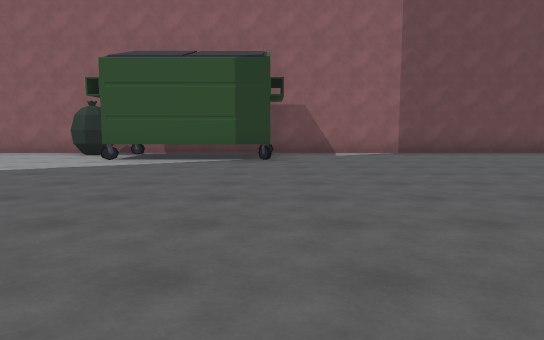
view 1 (above)

24 first-person views from a walk through a 3-D level made in the Unity game engine. The camera is 1.3 m above the floor, tilts 6° down and sees 70° across. The floor is counted in squares, 2 m on a side. Each view is taken from the middle of a square. On the plan, view 1 faces up. The plan holds only what a view shows up to about 11 squares ahead; the rest is blank. The place goes on beyond the plan. The player character is not drawn. Some animated figures are left out. Some surface patterns are stand-ins.

view 2
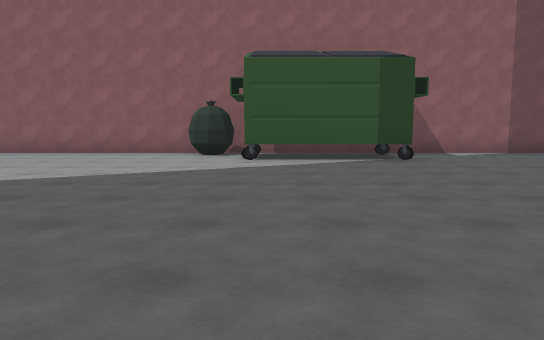

view 3
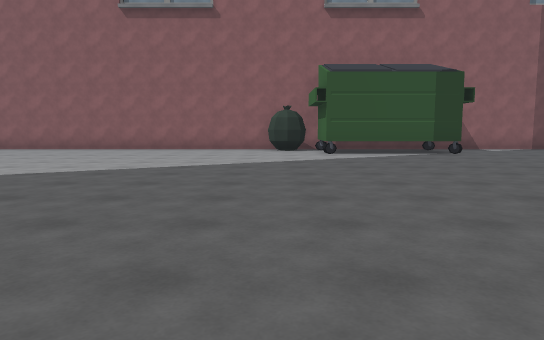

view 4
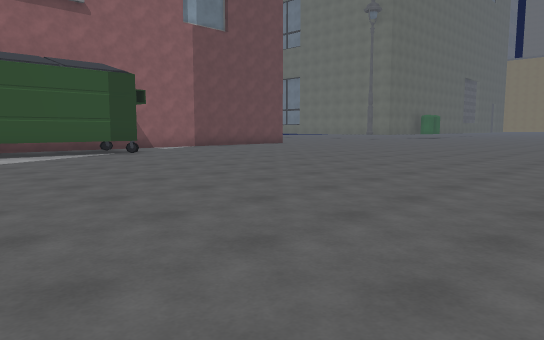

view 5
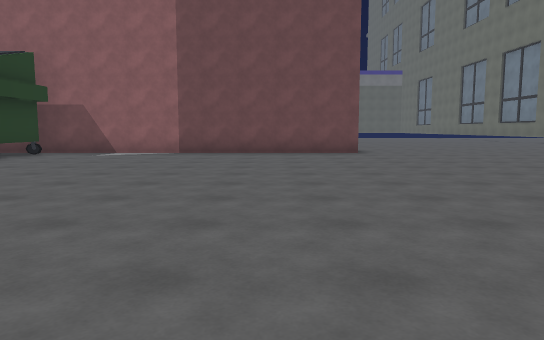

view 6
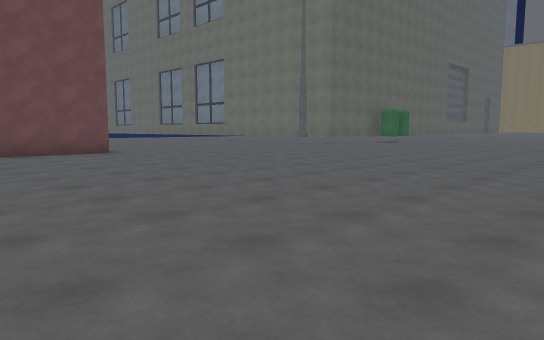

view 7
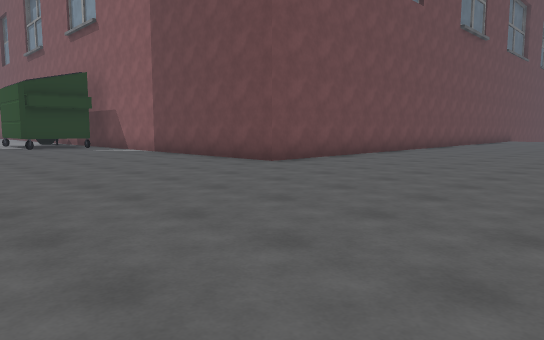

view 8
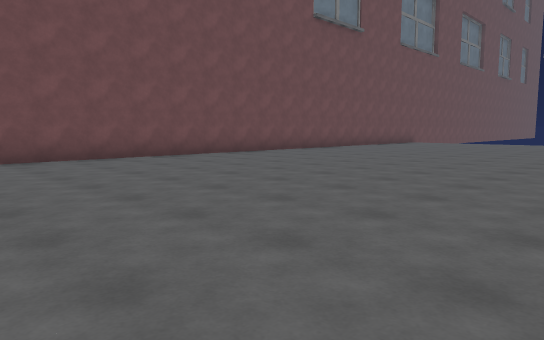

view 9
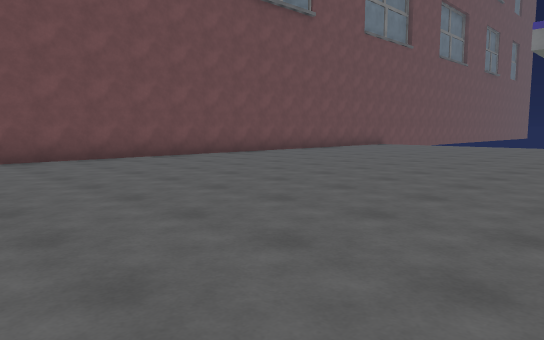

view 10
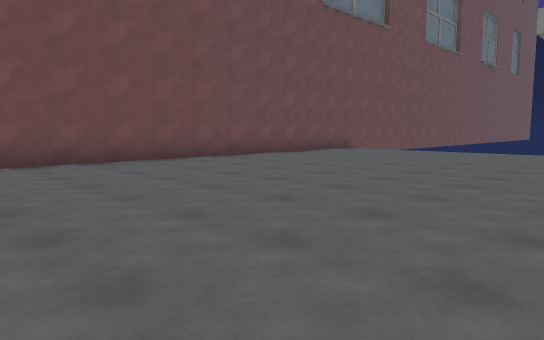

view 11
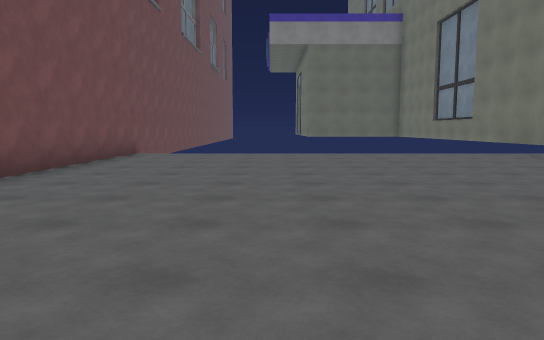

view 12
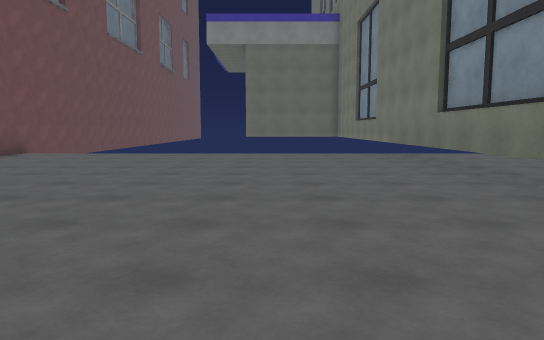

view 13
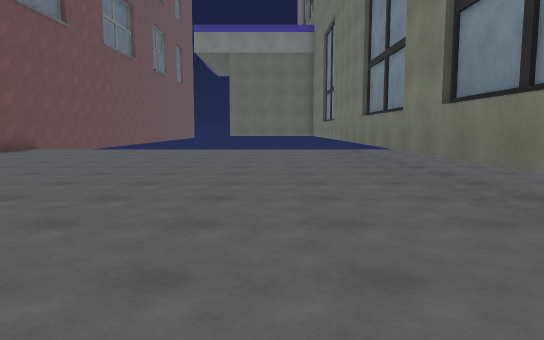

view 14
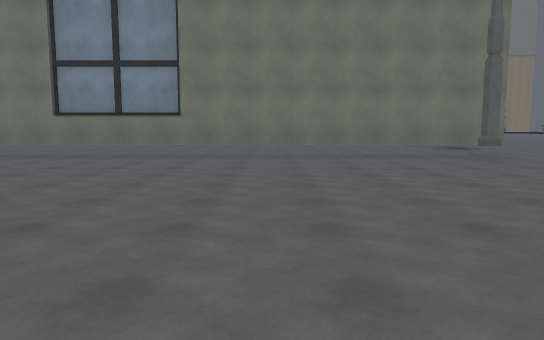

view 15
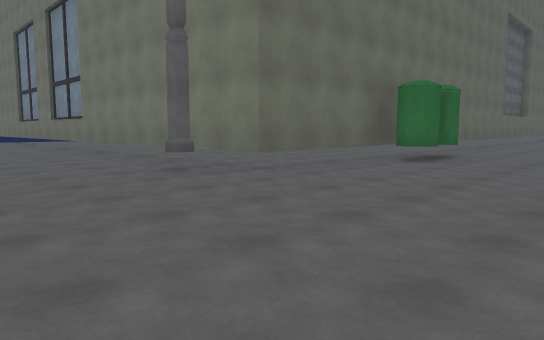

view 16
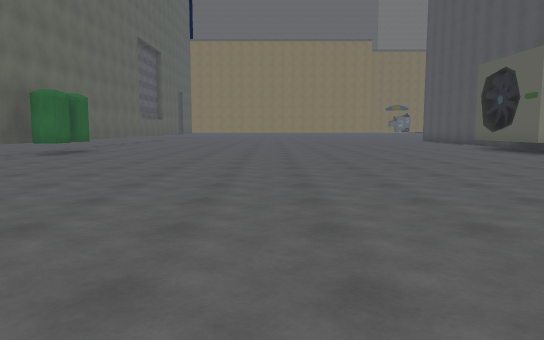

view 17
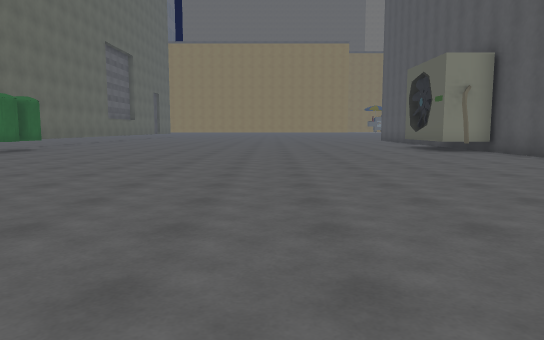

view 18
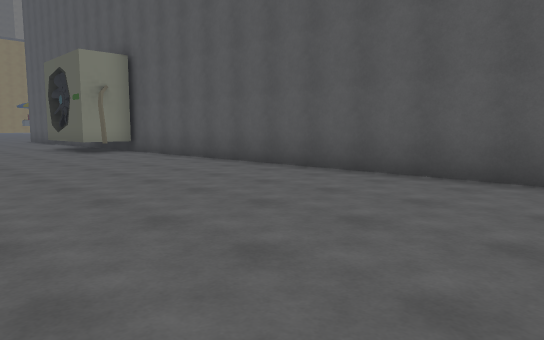

view 19
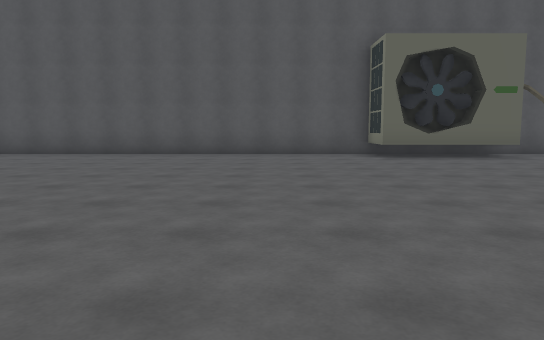

view 20
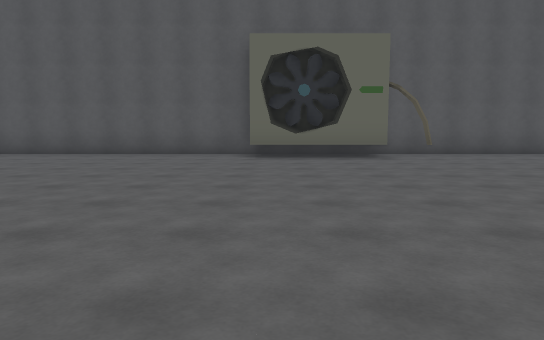

view 21
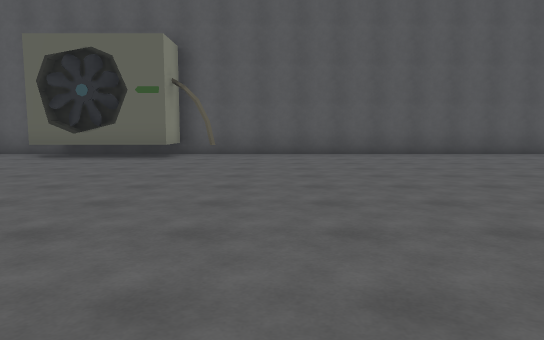

view 22
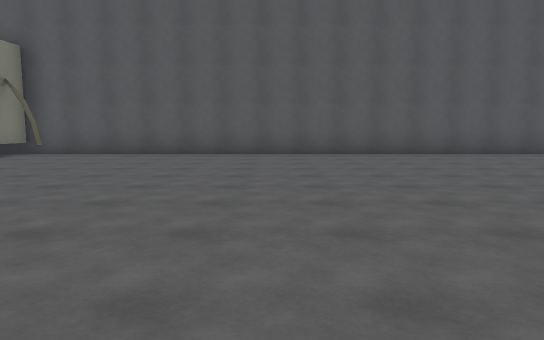

view 23
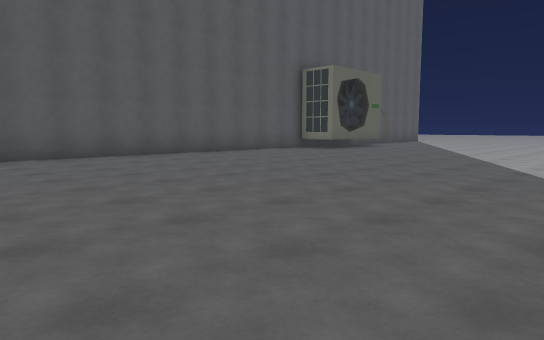

view 24
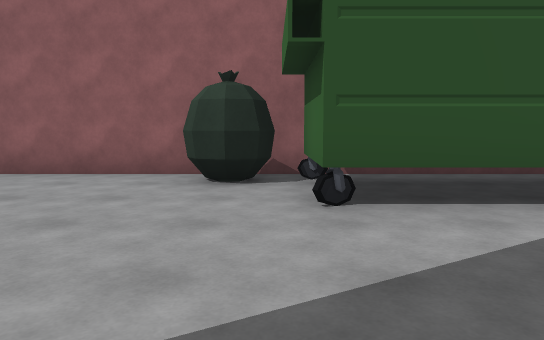

### Floor plan
Points are (right, up) in squares from view 1. A wall is a line through its corners. A room is listed if a view was taken in it or the views show most of it. See-through windows are left out.
Room 1 (views 1, 2, 3, 4, 5, 6, 7, 8, 9, 10, 11, 12, 13, 14, 15, 16, 17, 18, 19, 20, 21, 22, 23, 24)
walls: (0, 8.2) (-3.6, 8.2) (-3.6, 9.1); (0, 10.1) (0, 8.6); (4.8, -2.8) (5.2, -3.1); (-3, 10.6) (-10.5, 10.6); (4.5, -3.1) (6, -3.1); (3.4, -4.1) (3.4, -2.8) (6.5, -2.8) (6.5, -4.1); (22.9, 10.6) (18.2, 10.6) (18.2, 29.1); (22, -2.8) (23.1, -2.8); (8.4, 29.1) (8.4, 10.6) (-0.1, 10.6); (-10.2, -4.2) (22, -4.2)
ways out: gap at (0, 10)
objects: other object (-5, 10) to (-4, 10); other object (22, 9) to (22, 10); other object (23, 9) to (23, 10)

Where each view was taken, in squares from view 1:
view 1: 0 up, 0 right, facing up
view 2: 0 up, 3 left, facing up
view 3: 2 down, 5 left, facing up
view 4: 2 down, 5 left, facing up-right
view 5: 0 up, 6 right, facing up
view 6: 0 up, 4 right, facing up-right
view 7: 5 up, 14 right, facing up-left
view 8: 10 up, 17 right, facing up-left
view 9: 13 up, 17 right, facing up-left
view 10: 17 up, 16 right, facing up-left
view 11: 18 up, 12 right, facing up
view 12: 18 up, 15 right, facing up
view 13: 16 up, 16 right, facing up
view 14: 16 up, 9 right, facing right
view 15: 6 up, 14 right, facing up-right
view 16: 4 up, 12 right, facing right
view 17: 2 up, 11 right, facing right
view 18: 1 up, 11 right, facing down-right
view 19: 6 up, 9 right, facing down
view 20: 6 up, 6 right, facing down
view 21: 6 up, 1 right, facing down
view 22: 6 up, 3 left, facing down
view 23: 5 up, 2 left, facing down-left
view 24: 5 up, 4 left, facing up
